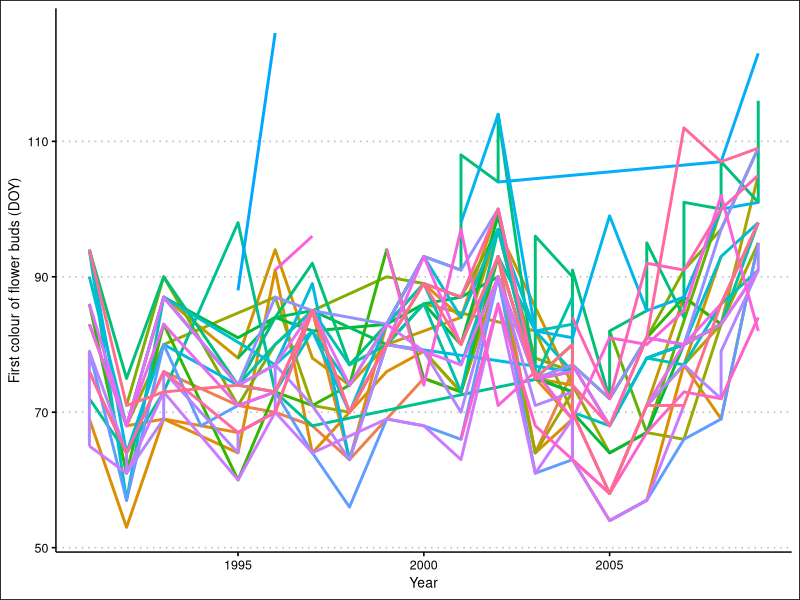
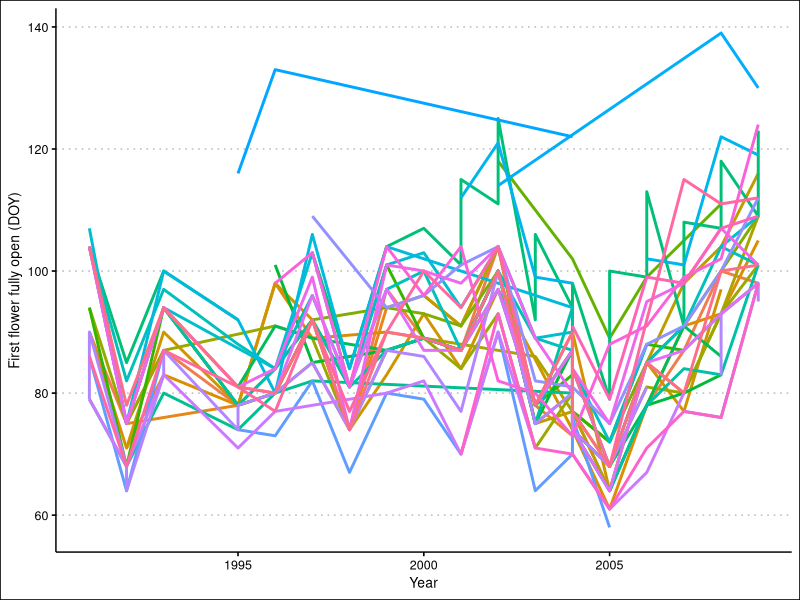
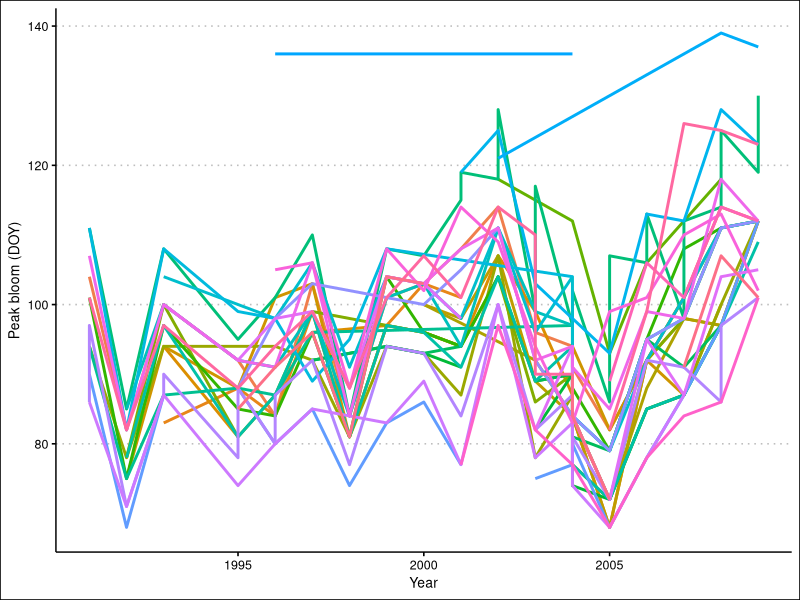
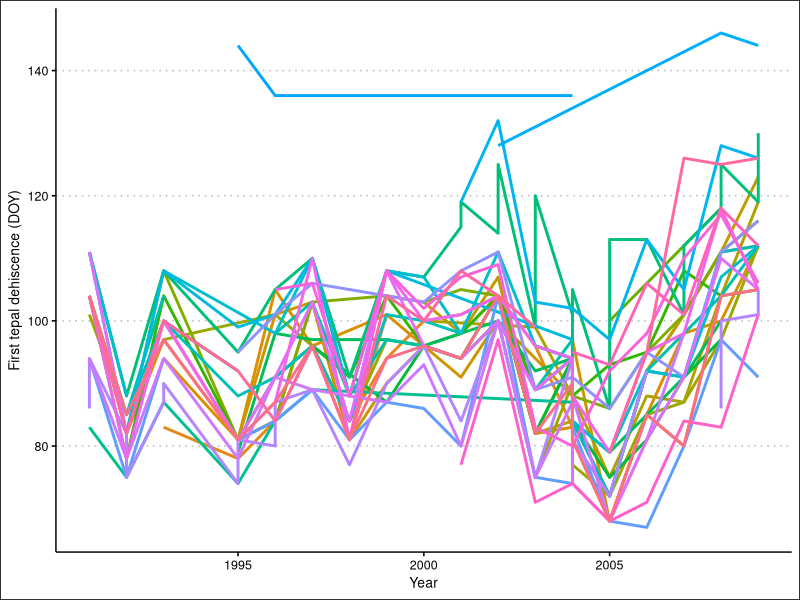
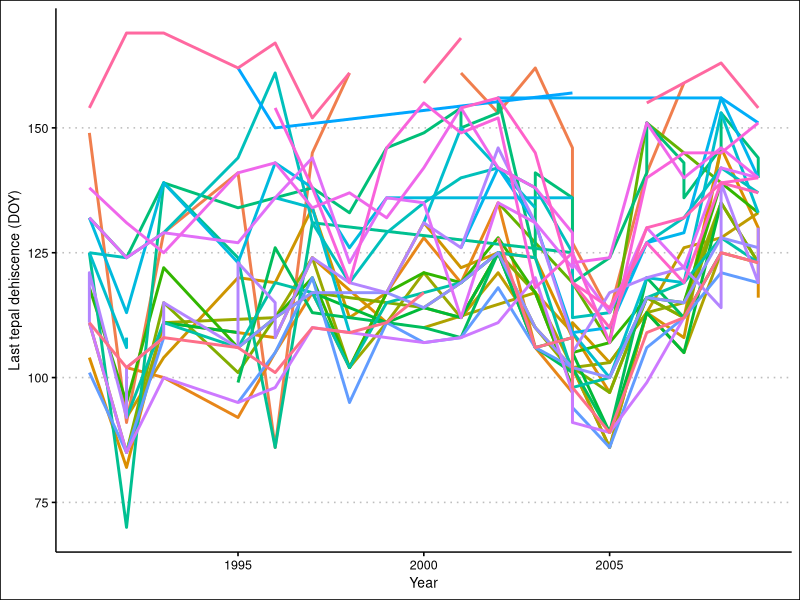
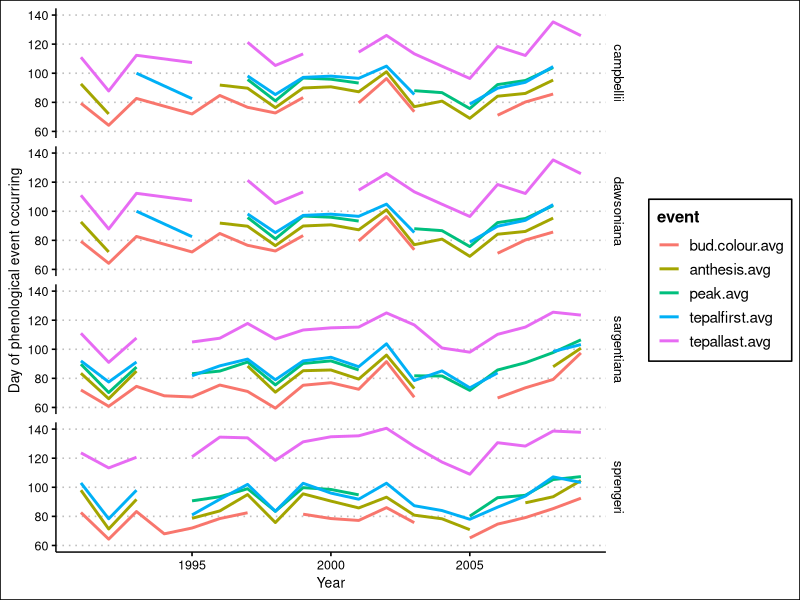
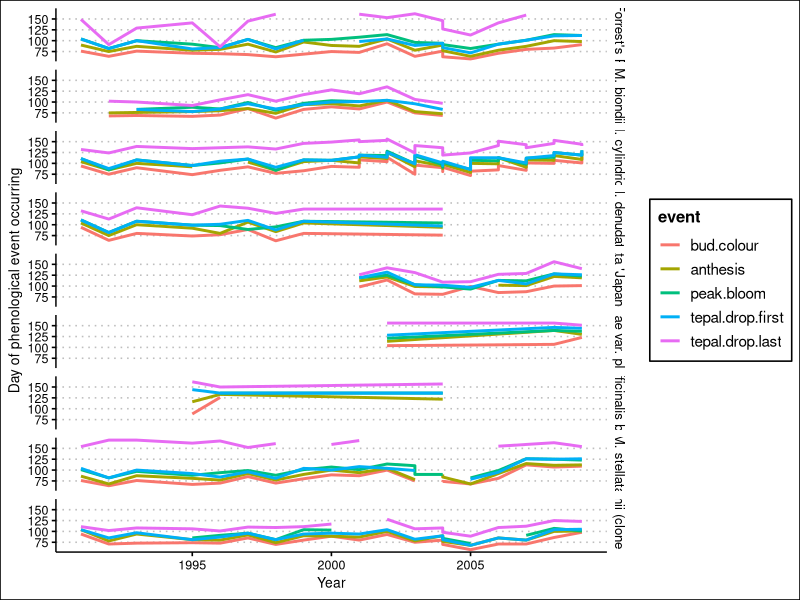

These figures' R source, in order:
# ## Started 18 Jan 2024 ##
# ## By Lizzie ##
# ## Looking at some Magnolia data ##
# 
# ## From UBC botanical garden ## 
# 
# ## housekeeping
# rm(list=ls()) 
# options(stringsAsFactors = FALSE)
# 
# # setwd("~/Documents/git/projects/misc/miscmisc/magnoliaubc/analyses")
# 
# # install.packages("viridis")
# 
# ## packages
# library(ggplot2)
# library(gridExtra)
# library(viridis)
# 
# d  <- read.csv("analyses/input/Magnolia Phenology Study to 2013.csv")
# # d$firstbudcolordate <- as.Date()
# # d$firstbudcolordate <- as.Date()
# d$firstbudcolordate <- as.Date(d$First.bud.colour, format="%d-%b-%Y")
# d$firstbudcolordoy <- format(d$firstbudcolordate,"%j")
# d$firstbudcoloryr <- format(d$firstbudcolordate,"%Y")
# # Ugh ... I don't think the above is good, as we'd have to do every column with a date, we should try..
# # MELTING (or reshaping from wide to long) so we get all the date columns in one columns and have...
# # another column for 'event'
# 
# plot(d, aes(x=firstbudcoloryr, y=firstbudcolordoy))+
# 	geom_line(color=Name) # oy -- not working! Need to clean up the name column using grep




# <><><><><><><><><><><><><><><><><><><><><><><><><><><><><><><><><><><><><><><><><><><><><><><><><><><><><><>

# 23/1/2023
# JUSTIN's  efforts

# trying to turn all the columns into one column for easier DOY conversion
library(tidyverse)
# install.packages("reshape")
library(reshape)
library(lubridate)
library(ggthemes)


magnolia <- read.csv("analyses/input/Magnolia Phenology Study to 2013.csv")
magselect <- magnolia %>%
  select(-X.1,-X.2,-X.3,-X.4,-X.5) %>%
  as.data.frame() #I just tossed this in here since it seemed to fix some date issues

# M. sprengeri 'Copeland Court' has wack date values so I'm going to filter it out and then change them separately before adding it back into the main dataframe since I'm not sure how to modify only one range of rows

magfilter <- magselect %>%
  filter(Name != "M. sprengeri 'Copeland Court'")
copeland <- magselect %>%
  filter(Name == "M. sprengeri 'Copeland Court'")

# working on the other species/cultivars first
maglong <- melt(magfilter, id.vars=c("X","Ref..No.","Location","Name","year","Accession.Number"),
                      var = "event")
magdate <- maglong %>%
  mutate(value=dmy(value))
magdate$value <- as.Date(magdate$value)
magdate$year <- year(magdate$value)
# magdoy <- magdate %>%
#   mutate(doy = yday(value)) 
# for some reason, applying yday() here to convert to doy messes up the format when doing pivot_wider

magwide <- magdate %>%
  group_by(event)%>%
  mutate(row=row_number()) %>%
  pivot_wider(names_from = event, values_from = value) %>%
  drop_na(Ref..No.)

# try doy conversion here? less elegant but avoids the format issue
magw_doy <- magwide %>%
  mutate(bud.colour = yday(First.bud.colour),
         anthesis = yday(First.flower.fully.open),
         peak.bloom = yday(Peak.bloom),
         tepal.drop.first = yday(First.tepal.drop),
         tepal.drop.last = yday(Last.tepal.drop))


# now adding in copeland court
copeland$First.bud.colour <- paste(copeland$year, copeland$First.bud.colour, sep = "/")
copeland$First.flower.fully.open <- paste(copeland$year, copeland$First.flower.fully.open, sep = "/")
copeland$Peak.bloom <- paste(copeland$year, copeland$Peak.bloom, sep = "/")
copeland$First.tepal.drop <- paste(copeland$year, copeland$First.tepal.drop, sep = "/")
copeland$Last.tepal.drop <- paste(copeland$year, copeland$Last.tepal.drop, sep = "/")

copelandlong <- copeland %>%
  melt(id.vars=c("X","Ref..No.","Location","Name","year","Accession.Number"),
                              var = "event")
copelanddate <- copelandlong %>%
  mutate(value=ydm(value))
# Copeland Court already has years entered in

copelandwide <- copelanddate %>%
  group_by(event)%>%
  mutate(row=row_number()) %>%
  pivot_wider(names_from = event, values_from = value) %>%
  drop_na(Ref..No.)

copelandw_doy <- copelandwide %>%
  mutate(bud.colour = yday(First.bud.colour),
         anthesis = yday(First.flower.fully.open),
         peak.bloom = yday(Peak.bloom),
         tepal.drop.first = yday(First.tepal.drop),
         tepal.drop.last = yday(Last.tepal.drop))

# Combining all the cultivars together now
as.data.frame(magw_doy)
as.data.frame(copelandw_doy)
magbind <- bind_rows(magw_doy,copelandw_doy)

budplot <- magbind %>%
  ggplot(aes(x = year,
             y = bud.colour,
             colour = Name)) +
  geom_line(linewidth = 1) +
  labs(x = "Year",
       y = "First colour of flower buds (DOY)")+
  theme_clean() +
  theme(legend.position = "none")
budplot
# ummm....it looks crazy, but there seem to be trends

# trying other blooming stages
anthesisplot <- magbind %>%
  ggplot(aes(x = year,
             y = anthesis,
             colour = Name)) +
  geom_line(linewidth = 1) +
  labs(x = "Year",
       y = "First flower fully open (DOY)")+
  theme_clean() +
  theme(legend.position = "none")
anthesisplot

# peak bloom
peakplot <- magbind %>%
  ggplot(aes(x = year,
             y = peak.bloom,
             colour = Name)) +
  geom_line(linewidth = 1) +
  labs(x = "Year",
       y = "Peak bloom (DOY)")+
  theme_clean() +
  theme(legend.position = "none")
peakplot

# first tepal dropping
tepalplot <- magbind %>%
  ggplot(aes(x = year,
             y = tepal.drop.first,
             colour = Name)) +
  geom_line(linewidth = 1) +
  labs(x = "Year",
       y = "First tepal dehiscence (DOY)")+
  theme_clean() +
  theme(legend.position = "none")
tepalplot

# last tepal dropping
witherplot <- magbind %>%
  ggplot(aes(x = year,
             y = tepal.drop.last,
             colour = Name)) +
  geom_line(linewidth = 1) +
  labs(x = "Year",
       y = "Last tepal dehiscence (DOY)")+
  theme_clean() +
  theme(legend.position = "none")
witherplot

# would it be useful to look at mean temperature from March-June in the years and see if they match the events? Just a thought that Adriana might like

# Can we do average DOY of phenological event to see if there's a strong pattern? Or divide it by species so its more digestible at least
# here I set any species with more than 3 cultivars to be split up into their own section
unique(magbind$Name)

campbellii <- magbind %>%
  filter(grepl("campbellii",Name))

dawsoniana <- magbind %>%
  filter(grepl("dawsoniana",Name))

sargentiana <- magbind %>%
  filter(grepl("sargentiana",Name))

sprengeri <- magbind %>%
  filter(grepl("sprengeri",Name))

misc <- magbind %>%
  filter(!grepl("campbellii",Name))%>%
  filter(!grepl("dawsoniana",Name))%>%
  filter(!grepl("sargentiana",Name))%>%
  filter(!grepl("sprengeri",Name))

# making averages for each phenological event
campbellavg <- campbellii %>%
  group_by(year) %>%
  summarize(bud.colour.avg = mean(bud.colour),
            anthesis.avg = mean(anthesis),
            peak.avg = mean(peak.bloom),
            tepalfirst.avg = mean(tepal.drop.first),
            tepallast.avg = mean(tepal.drop.last))
campbell.long <- campbellavg %>%
  reshape2::melt(id.vars = "year",
       var = "event")%>%
  mutate(species = "campbellii")

dawsonavg <- dawsoniana %>%
  group_by(year) %>%
  summarize(bud.colour.avg = mean(bud.colour),
            anthesis.avg = mean(anthesis),
            peak.avg = mean(peak.bloom),
            tepalfirst.avg = mean(tepal.drop.first),
            tepallast.avg = mean(tepal.drop.last))
dawson.long <- campbellavg %>%
  reshape2::melt(id.vars = "year",
                 var = "event") %>%
  mutate(species = "dawsoniana")

sargentavg <- sargentiana %>%
  group_by(year) %>%
  summarize(bud.colour.avg = mean(bud.colour),
            anthesis.avg = mean(anthesis),
            peak.avg = mean(peak.bloom),
            tepalfirst.avg = mean(tepal.drop.first),
            tepallast.avg = mean(tepal.drop.last))
sargent.long <- sargentavg %>%
  reshape2::melt(id.vars = "year",
                 var = "event") %>%
  mutate(species = "sargentiana")

sprengeravg <- sprengeri %>%
  group_by(year) %>%
  summarize(bud.colour.avg = mean(bud.colour),
            anthesis.avg = mean(anthesis),
            peak.avg = mean(peak.bloom),
            tepalfirst.avg = mean(tepal.drop.first),
            tepallast.avg = mean(tepal.drop.last))
sprenger.long <- sprengeravg %>%
  reshape2::melt(id.vars = "year",
                 var = "event") %>%
  mutate(species = "sprengeri")

miscselect <- misc %>%
  select(c(5,4,13,14,15,16,17))
misc.long <- miscselect %>%
  reshape2::melt(id.vars = c("year","Name"),
                 var = "event") %>%
  mutate(species = Name)%>%
  select(!Name)

# mag_group <- rbind(campbell.long,
#                    dawson.long,
#                    sargent.long,
#                    sprenger.long,
#                    misc.long)
# 
# mag_plot <- mag_group %>%
#   ggplot(aes(x = year,
#              y = value,
#              colour = event)) +
#   geom_line(linewidth = 1) +
#   labs(x = "Year",
#        y = "Day of phenological event occurring") +
#   theme_clean()
# mag_plot
# For now it's so confusing. Let me just look at the four grouped species first

mag_group2 <- rbind(campbell.long,
                   dawson.long,
                   sargent.long,
                   sprenger.long)

mag_plot2 <- mag_group2 %>%
  ggplot(aes(x = year,
             y = value,
             colour = event)) +
  geom_line(linewidth = 1) +
  labs(x = "Year",
       y = "Day of phenological event occurring") +
  theme_clean() +
  facet_grid(species ~ .)
mag_plot2

# Now I can tackle the miscellaneous species
misc_plot <- misc.long %>%
  ggplot(aes(x = year,
             y = value,
             colour = event)) +
  geom_line(linewidth = 1) +
  labs(x = "Year",
       y = "Day of phenological event occurring") +
  theme_clean() +
  facet_grid(species ~ .)
misc_plot
